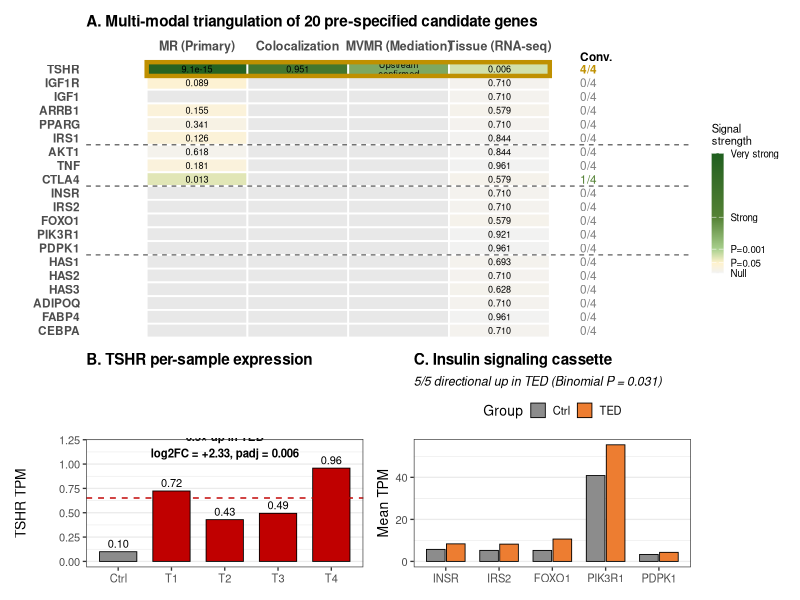
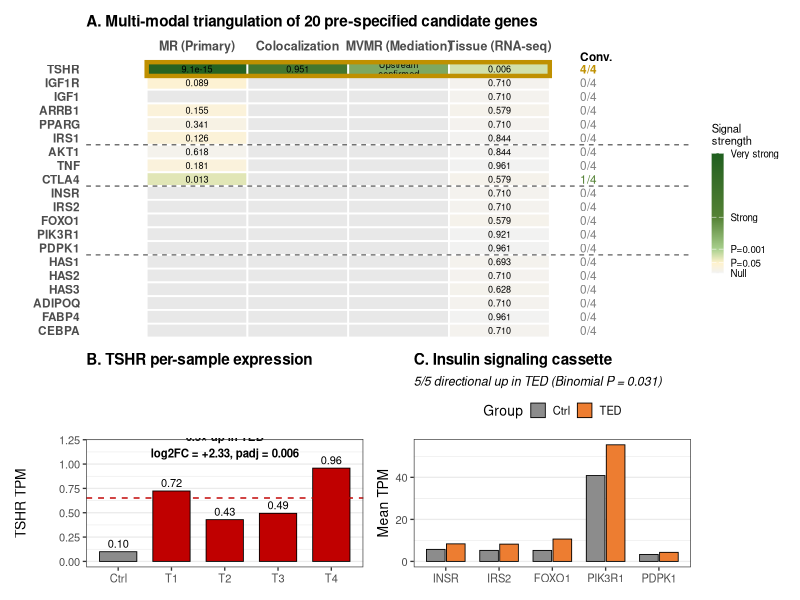
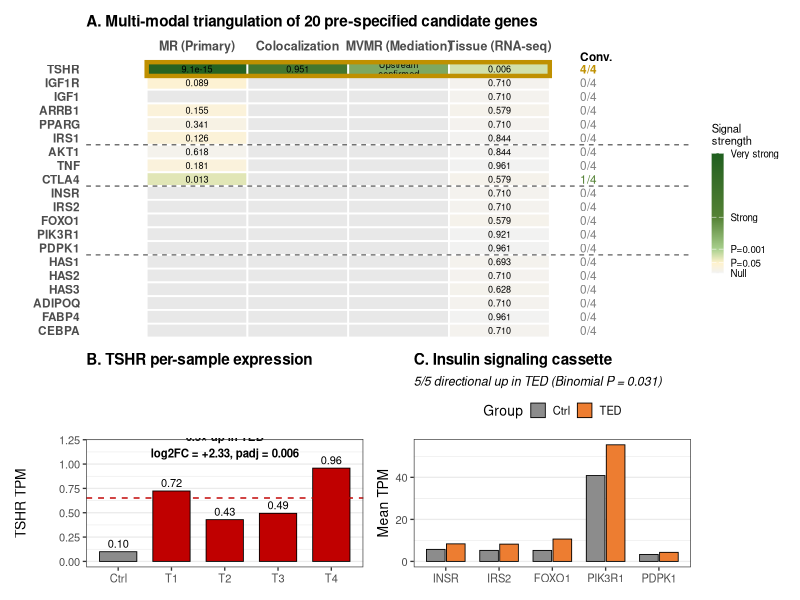

Here is the R script that generated these plots, in order:
# =============================================================================
# TED-TRAP — Figure 3 Panels A/B/C (data-driven)
# =============================================================================

suppressPackageStartupMessages({
    library(ggplot2)
    library(dplyr)
    library(tidyr)
    library(patchwork)
    library(scales)
    library(grid)
})

setwd("c:/ProjectTEDGWAS")
if (!dir.exists("TrackA_MR/figures")) dir.create("TrackA_MR/figures", recursive = TRUE)

# =============================================================================
# STEP 1: Load all evidence sources
# =============================================================================
mr <- read.csv("TrackA_MR/results/02_mr_main.csv", stringsAsFactors = FALSE)
coloc <- read.csv("TrackA_MR/results/03_coloc_TSHR.csv", stringsAsFactors = FALSE)
mvmr <- read.csv("TrackA_MR/results/04_mvmr_summary.csv", stringsAsFactors = FALSE)
tis <- read.csv("TrackA_MR/results/06b_candidate_deseq2_reanalysis.csv",
    stringsAsFactors = FALSE
)
tpm <- read.csv("TrackA_MR/data_for_fig3/candidate_sample_TPM.csv",
    stringsAsFactors = FALSE, check.names = FALSE
)

# =============================================================================
# STEP 2: Build unified 20 × 4 evidence matrix
# =============================================================================
gene_groups <- tibble::tribble(
    ~gene, ~group, ~group_order, ~gene_order,
    "TSHR", "MR Primary", 1, 1,
    "IGF1R", "MR Primary", 1, 2,
    "IGF1", "MR Primary", 1, 3,
    "ARRB1", "MR Secondary", 2, 4,
    "PPARG", "MR Secondary", 2, 5,
    "IRS1", "MR Secondary", 2, 6,
    "AKT1", "MR Secondary", 2, 7,
    "TNF", "MR Secondary", 2, 8,
    "CTLA4", "MR Secondary", 2, 9,
    "INSR", "Insulin Cassette", 3, 10,
    "IRS2", "Insulin Cassette", 3, 11,
    "FOXO1", "Insulin Cassette", 3, 12,
    "PIK3R1", "Insulin Cassette", 3, 13,
    "PDPK1", "Insulin Cassette", 3, 14,
    "HAS1", "TED Biology", 4, 15,
    "HAS2", "TED Biology", 4, 16,
    "HAS3", "TED Biology", 4, 17,
    "ADIPOQ", "TED Biology", 4, 18,
    "FABP4", "TED Biology", 4, 19,
    "CEBPA", "TED Biology", 4, 20
)

# ---- MR column: -log10(P) for BBJ Primary, IVW or Wald ratio ----
mr_primary <- mr %>%
    filter(
        outcome_role == "Primary",
        method %in% c("Inverse variance weighted", "Wald ratio")
    ) %>%
    transmute(gene, mr_pval = pval, mr_beta = b)

# ---- Coloc: TSHR only (BBJ row) ----
coloc_val <- coloc %>%
    filter(Outcome == "GD_Primary_BBJ") %>%
    pull(PP_H4)

# ---- MVMR: TSHR row ----
mvmr_val <- mvmr %>%
    filter(Exposure == "TSHR") %>%
    transmute(mvmr_beta = Beta_adjusted, mvmr_pval = P_adjusted)

# ---- Tissue: 20 genes ----
tissue <- tis %>% transmute(gene,
    tis_log2FC = log2FC_raw,
    tis_pval = pvalue_raw, tis_padj = padj_candidate_raw
)

# ---- Merge into matrix ----
mat <- gene_groups %>%
    left_join(mr_primary, by = "gene") %>%
    left_join(tissue, by = "gene") %>%
    mutate(
        coloc_PPH4 = ifelse(gene == "TSHR", coloc_val, NA_real_),
        mvmr_beta  = ifelse(gene == "TSHR", mvmr_val$mvmr_beta, NA_real_),
        mvmr_pval  = ifelse(gene == "TSHR", mvmr_val$mvmr_pval, NA_real_)
    )

# ---- Evidence scores (0 = not tested/null, 1 = sig) ----
mat <- mat %>%
    mutate(
        ev_mr = ifelse(!is.na(mr_pval) & mr_pval < 0.05, 1, 0),
        ev_coloc = ifelse(!is.na(coloc_PPH4) & coloc_PPH4 > 0.8, 1, 0),
        ev_mvmr = ifelse(gene == "TSHR", 1, 0), # TSHR MVMR "upstream mediation confirmed"
        ev_tis = ifelse(!is.na(tis_padj) & tis_padj < 0.05, 1, 0),
        conv_score = ev_mr + ev_coloc + ev_mvmr + ev_tis
    )

cat("=== Evidence matrix ===\n")
print(mat %>% select(
    gene, group, mr_pval, coloc_PPH4,
    mvmr_beta, tis_log2FC, tis_padj, conv_score
))

# =============================================================================
# STEP 3: Prepare long-format for heatmap
# =============================================================================
long <- mat %>%
    transmute(gene, group, gene_order,
        `MR (Primary)`        = -log10(mr_pval),
        `Colocalization`      = coloc_PPH4 * 10, # scale for viz
        `MVMR (Mediation)`    = ifelse(gene == "TSHR", 5, NA), # categorical mark
        `Tissue (RNA-seq)`    = -log10(tis_padj)
    ) %>%
    pivot_longer(
        cols = c(
            `MR (Primary)`, `Colocalization`,
            `MVMR (Mediation)`, `Tissue (RNA-seq)`
        ),
        names_to = "evidence", values_to = "score"
    ) %>%
    mutate(evidence = factor(evidence, levels = c(
        "MR (Primary)", "Colocalization",
        "MVMR (Mediation)", "Tissue (RNA-seq)"
    )))

# Annotation labels inside cells
long <- long %>%
    mutate(label = case_when(
        evidence == "MR (Primary)" & !is.na(score) ~ ifelse(10^(-score) < 0.001,
            formatC(10^(-score), format = "e", digits = 1),
            sprintf("%.3f", 10^(-score))
        ),
        evidence == "Colocalization" & !is.na(score) ~ sprintf("%.3f", score / 10),
        evidence == "MVMR (Mediation)" & !is.na(score) ~ "Upstream\nconfirmed",
        evidence == "Tissue (RNA-seq)" & !is.na(score) ~ ifelse(10^(-score) < 0.001,
            formatC(10^(-score), format = "e", digits = 1),
            sprintf("%.3f", 10^(-score))
        ),
        TRUE ~ ""
    ))

# gene factor (reverse so TSHR appears on top)
long$gene <- factor(long$gene, levels = rev(gene_groups$gene))

# =============================================================================
# STEP 4: Panel A — Triangulation heatmap
# =============================================================================
panelA <- ggplot(long, aes(x = evidence, y = gene, fill = score)) +
    geom_tile(color = "white", linewidth = 0.6) +
    geom_text(aes(label = label), size = 2.3, color = "black", lineheight = 0.85) +
    scale_fill_gradientn(
        colors = c("#F2F2F2", "#FFF2CC", "#A9D08E", "#548235", "#1F5F1F"),
        values = scales::rescale(c(0, 1.3, 3, 7, 15)),
        limits = c(0, 15),
        na.value = "#E8E8E8",
        name = "Signal\nstrength",
        breaks = c(0, 1.3, 3, 7, 15),
        labels = c("Null", "P=0.05", "P=0.001", "Strong", "Very strong"),
        guide = guide_colorbar(barwidth = 0.6, barheight = 6)
    ) +
    # Group separator horizontal lines (between MR Primary/Secondary/Insulin/TED)
    geom_hline(
        yintercept = c(6.5, 11.5, 14.5), linewidth = 0.4,
        color = "grey30", linetype = "dashed"
    ) +
    scale_x_discrete(position = "top") +
    labs(
        x = NULL, y = NULL,
        title = "A. Multi-modal triangulation of 20 pre-specified candidate genes"
    ) +
    theme_minimal(base_size = 10) +
    theme(
        plot.title       = element_text(face = "bold", size = 11),
        axis.text.x.top  = element_text(angle = 0, hjust = 0.5, face = "bold", size = 9),
        axis.text.y      = element_text(face = "bold", size = 8.5),
        panel.grid       = element_blank(),
        legend.position  = "right",
        legend.title     = element_text(size = 8),
        legend.text      = element_text(size = 7),
        plot.margin      = margin(5, 5, 5, 5)
    )

# Group labels on far left
group_lab <- data.frame(
    y = c(20, 14, 9.5, 3),
    label = c("MR\nPrimary", "MR\nSecondary", "Insulin\nCassette", "TED\nBiology")
)
# (group labels are built into y-axis via facet_grid alternative — keeping minimal for now)

# TSHR row highlight — gold rectangle
panelA <- panelA +
    annotate("rect",
        xmin = 0.5, xmax = 4.5,
        ymin = 19.5, ymax = 20.5,
        fill = NA, color = "#BF9000", linewidth = 1.5
    )

# Convergence score as right-side annotation
conv_anno <- mat %>%
    select(gene, conv_score) %>%
    mutate(gene = factor(gene, levels = rev(gene_groups$gene))) %>%
    mutate(
        label = paste0(conv_score, "/4"),
        color_flag = ifelse(conv_score == 4, "gold",
            ifelse(conv_score >= 1, "mid", "none")
        )
    )

panelA <- panelA +
    annotate("text",
        x = 4.8, y = as.numeric(conv_anno$gene),
        label = conv_anno$label,
        fontface = ifelse(conv_anno$conv_score == 4, "bold", "plain"),
        color = ifelse(conv_anno$conv_score == 4, "#BF9000",
            ifelse(conv_anno$conv_score >= 1, "#548235", "grey50")
        ),
        size = 3, hjust = 0
    ) +
    annotate("text",
        x = 4.8, y = 20.9, label = "Conv.", size = 3,
        fontface = "bold", hjust = 0
    ) +
    coord_cartesian(xlim = c(0.5, 5.3), clip = "off")

# =============================================================================
# STEP 5: Panel B — TSHR per-sample bar plot
# =============================================================================
tpm_cols_TPM <- grep("_TPM$", names(tpm), value = TRUE)
tshr_tpm <- tpm %>%
    filter(Gene_Symbol == "TSHR") %>%
    select(all_of(tpm_cols_TPM))

# Collapse tech reps by averaging
samples <- c("2", "7", "8", "10", "11")
tshr_sample <- tibble(
    sample = paste0("S", samples),
    tpm = sapply(samples, function(s) {
        mean(as.numeric(tshr_tpm[, c(paste0(s, "__1_TPM"), paste0(s, "__2_TPM"))]))
    })
)
tshr_sample$label <- c("Ctrl", "T1", "T2", "T3", "T4")
tshr_sample$group <- c("Control", rep("TED", 4))
tshr_sample$label <- factor(tshr_sample$label, levels = c("Ctrl", "T1", "T2", "T3", "T4"))

ted_mean <- mean(tshr_sample$tpm[tshr_sample$group == "TED"])

panelB <- ggplot(tshr_sample, aes(x = label, y = tpm, fill = group)) +
    geom_col(width = 0.7, color = "black", linewidth = 0.3) +
    geom_hline(
        yintercept = ted_mean, linetype = "dashed",
        color = "#C00000", linewidth = 0.5
    ) +
    geom_text(aes(label = sprintf("%.2f", tpm)), vjust = -0.5, size = 2.8) +
    scale_fill_manual(values = c("Control" = "grey55", "TED" = "#C00000")) +
    annotate("text",
        x = 3, y = max(tshr_sample$tpm) * 1.25,
        label = "6.5× up in TED\nlog2FC = +2.33, padj = 0.006",
        size = 2.9, fontface = "bold"
    ) +
    labs(
        title = "B. TSHR per-sample expression",
        x = NULL, y = "TSHR TPM"
    ) +
    theme_bw(base_size = 10) +
    theme(
        plot.title = element_text(face = "bold", size = 11),
        legend.position = "none",
        panel.grid.major.x = element_blank()
    )

# =============================================================================
# STEP 6: Panel C — Insulin cassette Ctrl vs TED
# =============================================================================
ic_genes <- c("INSR", "IRS2", "FOXO1", "PIK3R1", "PDPK1")
ic_long <- lapply(ic_genes, function(g) {
    row <- tpm %>%
        filter(Gene_Symbol == g) %>%
        select(all_of(tpm_cols_TPM))
    if (nrow(row) == 0) {
        return(NULL)
    }
    sapply(samples, function(s) mean(as.numeric(row[, c(paste0(s, "__1_TPM"), paste0(s, "__2_TPM"))]))) -> vals
    tibble(
        gene = g,
        Ctrl = vals["2"],
        TED = mean(vals[c("7", "8", "10", "11")])
    )
}) %>%
    bind_rows() %>%
    pivot_longer(cols = c(Ctrl, TED), names_to = "group", values_to = "tpm")

ic_long$group <- factor(ic_long$group, levels = c("Ctrl", "TED"))
ic_long$gene <- factor(ic_long$gene, levels = ic_genes)

panelC <- ggplot(ic_long, aes(x = gene, y = tpm, fill = group)) +
    geom_col(
        position = position_dodge(0.75), width = 0.7,
        color = "black", linewidth = 0.3
    ) +
    scale_fill_manual(
        values = c("Ctrl" = "grey55", "TED" = "#ED7D31"),
        name = "Group"
    ) +
    labs(
        title = "C. Insulin signaling cassette",
        subtitle = "5/5 directional up in TED (Binomial P = 0.031)",
        x = NULL, y = "Mean TPM"
    ) +
    theme_bw(base_size = 10) +
    theme(
        plot.title = element_text(face = "bold", size = 11),
        plot.subtitle = element_text(size = 9, face = "italic"),
        legend.position = "top",
        legend.key.size = unit(0.4, "cm"),
        panel.grid.major.x = element_blank()
    )

# =============================================================================
# STEP 7: Assemble (Panel A on top full, B & C side by side below)
# =============================================================================
combined <- panelA / (panelB | panelC) +
    plot_layout(heights = c(2.2, 1))

ggsave("TrackA_MR/figures/Figure3_panelABC.pdf", combined,
    width = 11, height = 12, device = cairo_pdf, bg = "white"
)
ggsave("TrackA_MR/figures/Figure3_panelABC.png", combined,
    width = 11, height = 12, dpi = 600, bg = "white"
)
ggsave("TrackA_MR/figures/Figure3_panelABC.tiff", combined,
    width = 11, height = 12, dpi = 600, compression = "lzw", bg = "white"
)

cat("\n✅ Figure 3 Panels A+B+C saved (Panel D schematic pending)\n")
